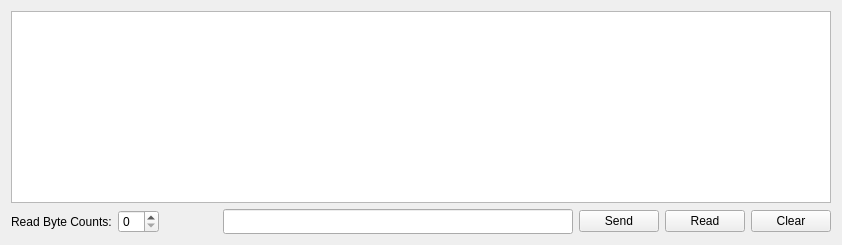
      <widget class="QWidget" name="tab">
       <attribute name="title">
        <string>Data</string>
       </attribute>
       <layout class="QVBoxLayout" name="verticalLayout_4">
        <item>
         <layout class="QVBoxLayout" name="verticalLayout_5">
          <item>
           <widget class="QTextBrowser" name="textBrowser"/>
          </item>
          <item>
           <layout class="QHBoxLayout" name="horizontalLayout_31">
            <item>
             <widget class="QLabel" name="label_23">
              <property name="text">
               <string>Read Byte Counts:</string>
              </property>
             </widget>
            </item>
            <item>
             <widget class="QSpinBox" name="spinBox"/>
            </item>
            <item>
             <spacer name="horizontalSpacer">
              <property name="orientation">
               <enum>Qt::Horizontal</enum>
              </property>
              <property name="sizeHint" stdset="0">
               <size>
                <width>58</width>
                <height>20</height>
               </size>
              </property>
             </spacer>
            </item>
            <item>
             <widget class="QLineEdit" name="lineEdit">
              <property name="minimumSize">
               <size>
                <width>350</width>
                <height>25</height>
               </size>
              </property>
              <property name="maximumSize">
               <size>
                <width>350</width>
                <height>25</height>
               </size>
              </property>
             </widget>
            </item>
            <item>
             <widget class="QPushButton" name="pushButton_send">
              <property name="text">
               <string>Send</string>
              </property>
             </widget>
            </item>
            <item>
             <widget class="QPushButton" name="pushButton_read">
              <property name="text">
               <string>Read</string>
              </property>
             </widget>
            </item>
            <item>
             <widget class="QPushButton" name="pushButton_clear">
              <property name="text">
               <string>Clear</string>
              </property>
             </widget>
            </item>
           </layout>
          </item>
         </layout>
        </item>
       </layout>
      </widget>
